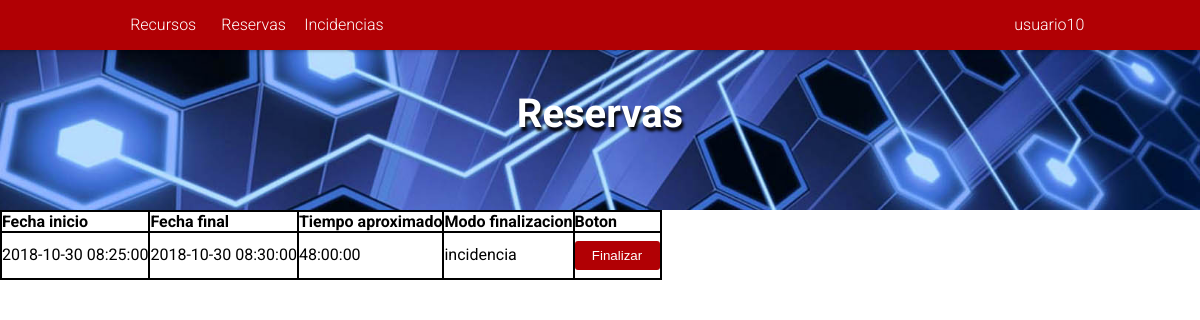
/PaginaWeb/index.php?mostrar=reservas&idUsu=11 (signed in), run on the app's committed database.
### tables this page shows
CREATE TABLE IF NOT EXISTS `tbl_empleado` (
`id_empleado` int(11) NOT NULL AUTO_INCREMENT,
`email_empleado` varchar(100) DEFAULT NULL,
`usuario_empleado` varchar(100) DEFAULT NULL,
`password_empleado` varchar(255) DEFAULT NULL,
`nombre_empleado` varchar(100) DEFAULT NULL,
`apellido_empleado` varchar(100) DEFAULT NULL,
`grupo_empleado` ENUM('usuarios', 'administradores') DEFAULT 'usuarios',
PRIMARY KEY (`id_empleado`),
UNIQUE KEY `email_empleado` (`email_empleado`),
UNIQUE KEY `usuario_empleado` (`usuario_empleado`)
);

CREATE TABLE IF NOT EXISTS `tbl_reserva` (
`id_reserva` int(11) NOT NULL AUTO_INCREMENT,
`descripcion_reserva` text DEFAULT NULL,
`fechaInicio_reserva` DATETIME DEFAULT CURRENT_TIMESTAMP,
`fechaFinal_reserva` DATETIME DEFAULT NULL,
`tiempoEstimado_reserva` TIME DEFAULT NULL,
`modoFinalizacion_reserva` ENUM('bien', 'incidencia') DEFAULT NULL,
`id_empleado` int(11) DEFAULT NULL,
`id_recurso` int(11) DEFAULT NULL,
PRIMARY KEY (`id_reserva`),
UNIQUE KEY `fechaInicio_idRecurso` (`fechaInicio_reserva`, `id_recurso`)
);

### PaginaWeb/php/datosUsuario.proc.php (called while the page is built, shortened)
<?php
	if (isset($_SESSION['user_id'])) {
		$records = $conn->prepare('SELECT id_empleado, usuario_empleado, email_empleado, password_empleado, grupo_empleado FROM tbl_empleado WHERE id_empleado = :id');
		$records->bindParam(':id', $_SESSION['user_id']);
		$records->execute();
		$results = $records->fetch(PDO::FETCH_ASSOC);
		if (count($results) > 0) {
			$usuario = $results;
		}
	}
?>

### PaginaWeb/php/reservas.php (the view, shortened to what this page needs)
<article>
	<?php
		if (isset($_REQUEST['idUsu'])) {
			$us=$_REQUEST['idUsu'];
			$consulta=mysqli_query($link, "SELECT * FROM tbl_reserva WHERE id_empleado='$us' ORDER BY id_reserva");
			$boton = true;
		}else {
			$consulta=mysqli_query($link, "SELECT * FROM tbl_reserva ORDER BY id_reserva");
			$boton = false;
		}
		echo "<div class='tabla'>";
			if(mysqli_num_rows($consulta)>0) {
				echo "<div class='fila encabezado'>";
					echo "<div class='columna'>Fecha inicio</div>";
					echo "<div class='columna'>Fecha final</div>";
					echo "<div class='columna'>Tiempo aproximado</div>";
					echo "<div class='columna'>Modo finalizacion</div>";
					if ($boton) {
						echo "<div class='columna'>Boton</div>";
					}
				echo "</div>";
				while($array = mysqli_fetch_array($consulta)) {
					$idReserva=$array['id_reserva'];
					$fechaInicio=$array['fechaInicio_reserva'];
					$fechaFin = $array['fechaFinal_reserva'];
					$tiempoEstimado=$array['tiempoEstimado_reserva'];
					$modoFinalizacion = $array['modoFinalizacion_reserva'];
					echo "<div class='fila'>";
						echo "<div class='columna'>$fechaInicio</div>";
						echo "<div class='columna'>$fechaFin</div>";
						echo "<div class='columna'>$tiempoEstimado</div>";
						echo "<div class='columna'>$modoFinalizacion</div>";
						if ($boton) {
							echo "<div class='columna'><a href='index.php?mostrar=reservas&idUsu=2&idReserva=$idReserva#mostrarFinalizarReserva'><input class='añadir-lista' type='button' value='Finalizar'></a></div>";
						}
					echo "</div>";
				}
			}
		echo "</div>";
	?>
</article>

### PaginaWeb/php/navegador.php (shortened to what this page needs)
<nav id='MenuDesplegable' class="menu">
	<ul class="nav">
		<li class="nivel1"><a href="index.php">Recursos</a></li>
		<li class="nivel1"><a href="index.php?mostrar=reservas">Reservas</a></li>
		<li class="nivel1"><a href="index.php?mostrar=incidencias">Incidencias</a></li>
		<?php
			$nombreUsuario = $usuario['usuario_empleado'];
			$grupoUsuario = $usuario['grupo_empleado'];
			if ($grupoUsuario !== 'administradores') {
				echo "<li class='usuario'><a>".$nombreUsuario."</a>";
				echo "</li>";
			}
		?>
	</ul>
</nav>

### PaginaWeb/assets/css/estilos.css (style rules this page uses)
* { margin: 0; padding: 0; list-style: none; text-decoration: none; border: none; outline: none; box-sizing: border-box; }
body { margin-top: 50px; font-family: Roboto,sans-serif; }

### PaginaWeb/assets/css/formulariosBotones.css (style rules this page uses)
input[type="button"] { padding: 7px; color: #fff; background: #b10004; width: 85px; margin-top: 8px; margin-bottom: 8px; border: 0; border-radius: 3px; cursor: pointer; }

### PaginaWeb/assets/css/tablas.css (style rules this page uses)
div.tabla { display: table; border: 1px solid black; }
div.fila { display: table-row; border: 1px solid black; }
div.columna { display: table-cell; border: 1px solid black; }
div.encabezado { font-weight: bold; }

### PaginaWeb/assets/css/menu.css (style rules this page uses)
* { margin: 0; padding: 0; box-sizing: border-box; }
nav { background-color: #b10004; position: fixed; z-index: 1000; top: 0; width: 100%; box-shadow: 0 -5px 3px 6px rgba(0,0,0,.255); left: 0 !important; font-family: 'Roboto', sans-serif; }
ul.nav { list-style-type: none; margin-left: 10%; }
nav ul li.nivel1 { display: inline-block; width: 8%; position: relative; text-align: center; }
nav ul li.usuario { display: inline-block; min-width: 8%; position: relative; text-align: center; cursor: pointer; float: right; padding-right: 15px; margin-right: 100px; }
nav li a { display: block; text-decoration: none; line-height: 50px; color: #ffffff; font-weight: 300; }

### data on the page
tbl_empleado: usuario_empleado "usuario10"
tbl_reserva: fechaInicio_reserva "2018-10-30 08:25:00", fechaFinal_reserva "2018-10-30 08:30:00", tiempoEstimado_reserva "48:00:00", modoFinalizacion_reserva "incidencia"
